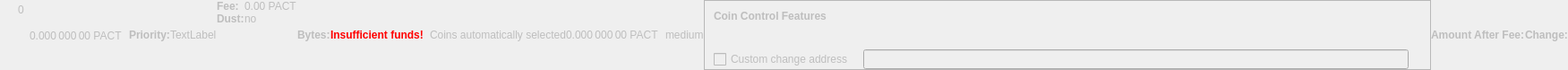
    <widget class="QWidget" name="dummyHideWidget" native="true">
     <property name="enabled">
      <bool>false</bool>
     </property>
     <property name="maximumSize">
      <size>
       <width>100</width>
       <height>16</height>
      </size>
     </property>
     <layout class="QHBoxLayout" name="dummyHideLayout">
      <property name="spacing">
       <number>0</number>
      </property>
      <property name="leftMargin">
       <number>0</number>
      </property>
      <property name="topMargin">
       <number>0</number>
      </property>
      <property name="rightMargin">
       <number>0</number>
      </property>
      <property name="bottomMargin">
       <number>0</number>
      </property>
      <item>
       <layout class="QFormLayout" name="formLayoutCoinControl1">
        <property name="horizontalSpacing">
         <number>10</number>
        </property>
        <property name="verticalSpacing">
         <number>14</number>
        </property>
        <property name="leftMargin">
         <number>10</number>
        </property>
        <property name="topMargin">
         <number>4</number>
        </property>
        <property name="rightMargin">
         <number>6</number>
        </property>
        <item row="0" column="1">
         <widget class="QLabel" name="labelCoinControlBytes">
          <property name="cursor">
           <cursorShape>IBeamCursor</cursorShape>
          </property>
          <property name="contextMenuPolicy">
           <enum>Qt::ActionsContextMenu</enum>
          </property>
          <property name="text">
           <string notr="true">0</string>
          </property>
          <property name="textInteractionFlags">
           <set>Qt::LinksAccessibleByMouse|Qt::TextSelectableByKeyboard|Qt::TextSelectableByMouse</set>
          </property>
         </widget>
        </item>
       </layout>
      </item>
      <item>
       <widget class="QLabel" name="labelCoinControlAfterFee">
        <property name="enabled">
         <bool>false</bool>
        </property>
        <property name="sizePolicy">
         <sizepolicy hsizetype="Fixed" vsizetype="Fixed">
          <horstretch>0</horstretch>
          <verstretch>0</verstretch>
         </sizepolicy>
        </property>
        <property name="minimumSize">
         <size>
          <width>111</width>
          <height>12</height>
         </size>
        </property>
        <property name="maximumSize">
         <size>
          <width>111</width>
          <height>12</height>
         </size>
        </property>
        <property name="cursor">
         <cursorShape>IBeamCursor</cursorShape>
        </property>
        <property name="contextMenuPolicy">
         <enum>Qt::ActionsContextMenu</enum>
        </property>
        <property name="text">
         <string notr="true">0.000 000 00 PACT</string>
        </property>
        <property name="textInteractionFlags">
         <set>Qt::LinksAccessibleByMouse|Qt::TextSelectableByKeyboard|Qt::TextSelectableByMouse</set>
        </property>
       </widget>
      </item>
      <item>
       <widget class="QLabel" name="labelCoinControlPriorityText">
        <property name="enabled">
         <bool>false</bool>
        </property>
        <property name="font">
         <font>
          <weight>75</weight>
          <bold>true</bold>
         </font>
        </property>
        <property name="text">
         <string>Priority:</string>
        </property>
       </widget>
      </item>
      <item>
       <layout class="QHBoxLayout" name="horizontalLayout">
        <item>
         <widget class="QLabel" name="WarningLabel">
          <property name="text">
           <string>TextLabel</string>
          </property>
         </widget>
        </item>
       </layout>
      </item>
      <item>
       <layout class="QFormLayout" name="formLayoutCoinControl3">
        <property name="horizontalSpacing">
         <number>0</number>
        </property>
        <property name="verticalSpacing">
         <number>0</number>
        </property>
        <property name="leftMargin">
         <number>0</number>
        </property>
        <property name="topMargin">
         <number>0</number>
        </property>
        <property name="rightMargin">
         <number>0</number>
        </property>
        <item row="0" column="0">
         <widget class="QLabel" name="labelCoinControlFeeText">
          <property name="enabled">
           <bool>false</bool>
          </property>
          <property name="font">
           <font>
            <weight>75</weight>
            <bold>true</bold>
           </font>
          </property>
          <property name="text">
           <string>Fee:</string>
          </property>
          <property name="margin">
           <number>0</number>
          </property>
         </widget>
        </item>
        <item row="0" column="1">
         <widget class="QLabel" name="labelCoinControlFee">
          <property name="enabled">
           <bool>false</bool>
          </property>
          <property name="cursor">
           <cursorShape>IBeamCursor</cursorShape>
          </property>
          <property name="contextMenuPolicy">
           <enum>Qt::ActionsContextMenu</enum>
          </property>
          <property name="text">
           <string notr="true">0.00 PACT</string>
          </property>
          <property name="textInteractionFlags">
           <set>Qt::LinksAccessibleByMouse|Qt::TextSelectableByKeyboard|Qt::TextSelectableByMouse</set>
          </property>
         </widget>
        </item>
        <item row="1" column="0">
         <widget class="QLabel" name="labelCoinControlLowOutputText">
          <property name="enabled">
           <bool>false</bool>
          </property>
          <property name="font">
           <font>
            <weight>75</weight>
            <bold>true</bold>
           </font>
          </property>
          <property name="text">
           <string>Dust:</string>
          </property>
         </widget>
        </item>
        <item row="1" column="1">
         <widget class="QLabel" name="labelCoinControlLowOutput">
          <property name="enabled">
           <bool>false</bool>
          </property>
          <property name="cursor">
           <cursorShape>IBeamCursor</cursorShape>
          </property>
          <property name="contextMenuPolicy">
           <enum>Qt::ActionsContextMenu</enum>
          </property>
          <property name="text">
           <string>no</string>
          </property>
          <property name="textInteractionFlags">
           <set>Qt::LinksAccessibleByMouse|Qt::TextSelectableByKeyboard|Qt::TextSelectableByMouse</set>
          </property>
         </widget>
        </item>
       </layout>
      </item>
      <item>
       <widget class="QLabel" name="labelCoinControlBytesText">
        <property name="enabled">
         <bool>false</bool>
        </property>
        <property name="font">
         <font>
          <weight>75</weight>
          <bold>true</bold>
         </font>
        </property>
        <property name="text">
         <string>Bytes:</string>
        </property>
       </widget>
      </item>
      <item>
       <layout class="QFormLayout" name="formLayoutCoinControl2">
        <property name="horizontalSpacing">
         <number>0</number>
        </property>
        <property name="verticalSpacing">
         <number>0</number>
        </property>
        <property name="leftMargin">
         <number>0</number>
        </property>
        <property name="topMargin">
         <number>0</number>
        </property>
        <property name="rightMargin">
         <number>0</number>
        </property>
       </layout>
      </item>
      <item>
       <layout class="QHBoxLayout" name="horizontalLayoutCoinControl2">
        <property name="spacing">
         <number>0</number>
        </property>
        <property name="bottomMargin">
         <number>0</number>
        </property>
       </layout>
      </item>
      <item>
       <widget class="QLabel" name="labelCoinControlInsuffFunds">
        <property name="enabled">
         <bool>false</bool>
        </property>
        <property name="minimumSize">
         <size>
          <width>0</width>
          <height>0</height>
         </size>
        </property>
        <property name="font">
         <font>
          <weight>75</weight>
          <bold>true</bold>
         </font>
        </property>
        <property name="styleSheet">
         <string notr="true">color:red;font-weight:bold;</string>
        </property>
        <property name="text">
         <string>Insufficient funds!</string>
        </property>
        <property name="margin">
         <number>5</number>
        </property>
       </widget>
      </item>
      <item>
       <layout class="QFormLayout" name="formLayoutCoinControl4">
        <property name="horizontalSpacing">
         <number>0</number>
        </property>
        <property name="verticalSpacing">
         <number>0</number>
        </property>
        <property name="leftMargin">
         <number>0</number>
        </property>
        <property name="topMargin">
         <number>0</number>
        </property>
        <property name="rightMargin">
         <number>0</number>
        </property>
       </layout>
      </item>
      <item>
       <widget class="QLabel" name="labelCoinControlChangeLabel">
        <property name="enabled">
         <bool>false</bool>
        </property>
        <property name="sizePolicy">
         <sizepolicy hsizetype="Preferred" vsizetype="Expanding">
          <horstretch>0</horstretch>
          <verstretch>0</verstretch>
         </sizepolicy>
        </property>
        <property name="minimumSize">
         <size>
          <width>0</width>
          <height>0</height>
         </size>
        </property>
        <property name="text">
         <string/>
        </property>
        <property name="margin">
         <number>3</number>
        </property>
       </widget>
      </item>
      <item>
       <widget class="QLabel" name="labelCoinControlAutomaticallySelected">
        <property name="enabled">
         <bool>false</bool>
        </property>
        <property name="sizePolicy">
         <sizepolicy hsizetype="Fixed" vsizetype="Fixed">
          <horstretch>0</horstretch>
          <verstretch>0</verstretch>
         </sizepolicy>
        </property>
        <property name="minimumSize">
         <size>
          <width>0</width>
          <height>0</height>
         </size>
        </property>
        <property name="maximumSize">
         <size>
          <width>240</width>
          <height>16777215</height>
         </size>
        </property>
        <property name="text">
         <string>Coins automatically selected</string>
        </property>
        <property name="margin">
         <number>5</number>
        </property>
       </widget>
      </item>
      <item>
       <widget class="QLabel" name="labelCoinControlChange">
        <property name="enabled">
         <bool>false</bool>
        </property>
        <property name="sizePolicy">
         <sizepolicy hsizetype="Fixed" vsizetype="Fixed">
          <horstretch>0</horstretch>
          <verstretch>0</verstretch>
         </sizepolicy>
        </property>
        <property name="minimumSize">
         <size>
          <width>111</width>
          <height>0</height>
         </size>
        </property>
        <property name="maximumSize">
         <size>
          <width>111</width>
          <height>16777215</height>
         </size>
        </property>
        <property name="cursor">
         <cursorShape>IBeamCursor</cursorShape>
        </property>
        <property name="contextMenuPolicy">
         <enum>Qt::ActionsContextMenu</enum>
        </property>
        <property name="text">
         <string notr="true">0.000 000 00 PACT</string>
        </property>
        <property name="textInteractionFlags">
         <set>Qt::LinksAccessibleByMouse|Qt::TextSelectableByKeyboard|Qt::TextSelectableByMouse</set>
        </property>
       </widget>
      </item>
      <item>
       <widget class="QLabel" name="labelCoinControlPriority">
        <property name="enabled">
         <bool>false</bool>
        </property>
        <property name="cursor">
         <cursorShape>IBeamCursor</cursorShape>
        </property>
        <property name="contextMenuPolicy">
         <enum>Qt::ActionsContextMenu</enum>
        </property>
        <property name="text">
         <string>medium</string>
        </property>
        <property name="textInteractionFlags">
         <set>Qt::LinksAccessibleByMouse|Qt::TextSelectableByKeyboard|Qt::TextSelectableByMouse</set>
        </property>
       </widget>
      </item>
      <item>
       <widget class="QFrame" name="frameCoinControl">
        <property name="sizePolicy">
         <sizepolicy hsizetype="Expanding" vsizetype="Expanding">
          <horstretch>0</horstretch>
          <verstretch>0</verstretch>
         </sizepolicy>
        </property>
        <property name="maximumSize">
         <size>
          <width>16777215</width>
          <height>16777215</height>
         </size>
        </property>
        <property name="frameShape">
         <enum>QFrame::StyledPanel</enum>
        </property>
        <property name="frameShadow">
         <enum>QFrame::Sunken</enum>
        </property>
        <layout class="QVBoxLayout" name="verticalLayoutCoinControl2_2">
         <property name="spacing">
          <number>0</number>
         </property>
         <property name="leftMargin">
          <number>0</number>
         </property>
         <property name="topMargin">
          <number>0</number>
         </property>
         <property name="rightMargin">
          <number>0</number>
         </property>
         <property name="bottomMargin">
          <number>0</number>
         </property>
         <item>
          <layout class="QVBoxLayout" name="verticalLayoutCoinControl" stretch="0,0,0,1">
           <property name="spacing">
            <number>0</number>
           </property>
           <property name="leftMargin">
            <number>10</number>
           </property>
           <property name="topMargin">
            <number>10</number>
           </property>
           <item>
            <layout class="QHBoxLayout" name="horizontalLayoutCoinControl1">
             <property name="bottomMargin">
              <number>15</number>
             </property>
             <item>
              <widget class="QLabel" name="labelCoinControlFeatures">
               <property name="enabled">
                <bool>false</bool>
               </property>
               <property name="sizePolicy">
                <sizepolicy hsizetype="Preferred" vsizetype="Maximum">
                 <horstretch>0</horstretch>
                 <verstretch>0</verstretch>
                </sizepolicy>
               </property>
               <property name="font">
                <font>
                 <weight>75</weight>
                 <bold>true</bold>
                </font>
               </property>
               <property name="styleSheet">
                <string notr="true">font-weight:bold;</string>
               </property>
               <property name="text">
                <string>Coin Control Features</string>
               </property>
              </widget>
             </item>
            </layout>
           </item>
           <item>
            <widget class="QWidget" name="widgetCoinControl" native="true">
             <property name="sizePolicy">
              <sizepolicy hsizetype="Preferred" vsizetype="Preferred">
               <horstretch>0</horstretch>
               <verstretch>0</verstretch>
              </sizepolicy>
             </property>
             <property name="minimumSize">
              <size>
               <width>0</width>
               <height>0</height>
              </size>
             </property>
             <property name="styleSheet">
              <string notr="true"/>
             </property>
             <layout class="QHBoxLayout" name="horizontalLayoutCoinControl5_2">
              <property name="leftMargin">
               <number>0</number>
              </property>
              <property name="topMargin">
               <number>0</number>
              </property>
              <property name="rightMargin">
               <number>0</number>
              </property>
              <property name="bottomMargin">
               <number>0</number>
              </property>
              <item>
               <layout class="QHBoxLayout" name="horizontalLayoutCoinControl3">
                <property name="spacing">
                 <number>20</number>
                </property>
                <property name="topMargin">
                 <number>0</number>
                </property>
                <property name="bottomMargin">
                 <number>10</number>
                </property>
               </layout>
              </item>
             </layout>
            </widget>
           </item>
           <item>
            <layout class="QHBoxLayout" name="horizontalLayoutCoinControl4" stretch="0,0,0">
             <property name="spacing">
              <number>12</number>
             </property>
             <property name="sizeConstraint">
              <enum>QLayout::SetDefaultConstraint</enum>
             </property>
             <property name="topMargin">
              <number>5</number>
             </property>
             <property name="rightMargin">
              <number>5</number>
             </property>
             <item>
              <widget class="QCheckBox" name="checkBoxCoinControlChange">
               <property name="enabled">
                <bool>false</bool>
               </property>
               <property name="toolTip">
                <string>If this is activated, but the change address is empty or invalid, change will be sent to a newly generated address.</string>
               </property>
               <property name="text">
                <string>Custom change address</string>
               </property>
              </widget>
             </item>
             <item>
              <widget class="QValidatedLineEdit" name="lineEditCoinControlChange">
               <property name="enabled">
                <bool>false</bool>
               </property>
               <property name="sizePolicy">
                <sizepolicy hsizetype="Expanding" vsizetype="Fixed">
                 <horstretch>0</horstretch>
                 <verstretch>0</verstretch>
                </sizepolicy>
               </property>
              </widget>
             </item>
             <item>
              <widget class="QLabel" name="labelCoinControlChangeLabel_2">
               <property name="sizePolicy">
                <sizepolicy hsizetype="Preferred" vsizetype="Expanding">
                 <horstretch>0</horstretch>
                 <verstretch>0</verstretch>
                </sizepolicy>
               </property>
               <property name="minimumSize">
                <size>
                 <width>0</width>
                 <height>0</height>
                </size>
               </property>
               <property name="text">
                <string/>
               </property>
               <property name="margin">
                <number>3</number>
               </property>
              </widget>
             </item>
            </layout>
           </item>
           <item>
            <spacer name="verticalSpacerCoinControl">
             <property name="orientation">
              <enum>Qt::Vertical</enum>
             </property>
             <property name="sizeHint" stdset="0">
              <size>
               <width>800</width>
               <height>1</height>
              </size>
             </property>
            </spacer>
           </item>
          </layout>
         </item>
        </layout>
       </widget>
      </item>
      <item>
       <widget class="QLabel" name="labelCoinControlAfterFeeText">
        <property name="enabled">
         <bool>false</bool>
        </property>
        <property name="minimumSize">
         <size>
          <width>0</width>
          <height>0</height>
         </size>
        </property>
        <property name="maximumSize">
         <size>
          <width>16777215</width>
          <height>16777215</height>
         </size>
        </property>
        <property name="font">
         <font>
          <weight>75</weight>
          <bold>true</bold>
         </font>
        </property>
        <property name="text">
         <string>Amount After Fee:</string>
        </property>
        <property name="alignment">
         <set>Qt::AlignLeading|Qt::AlignLeft|Qt::AlignVCenter</set>
        </property>
        <property name="margin">
         <number>0</number>
        </property>
       </widget>
      </item>
      <item>
       <widget class="QLabel" name="labelCoinControlChangeText">
        <property name="enabled">
         <bool>false</bool>
        </property>
        <property name="sizePolicy">
         <sizepolicy hsizetype="Preferred" vsizetype="Preferred">
          <horstretch>0</horstretch>
          <verstretch>0</verstretch>
         </sizepolicy>
        </property>
        <property name="minimumSize">
         <size>
          <width>0</width>
          <height>0</height>
         </size>
        </property>
        <property name="maximumSize">
         <size>
          <width>16777215</width>
          <height>16777215</height>
         </size>
        </property>
        <property name="font">
         <font>
          <weight>75</weight>
          <bold>true</bold>
         </font>
        </property>
        <property name="text">
         <string>Change:</string>
        </property>
        <property name="alignment">
         <set>Qt::AlignLeading|Qt::AlignLeft|Qt::AlignVCenter</set>
        </property>
       </widget>
      </item>
     </layout>
    </widget>
